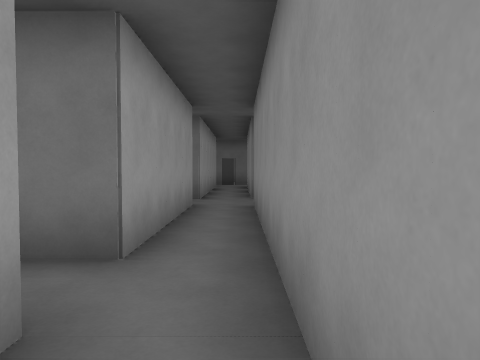
[1] (above)

16 first-person views from a walk through a 3-D level made in the Godot game engine. The camera is 1.5 m above the floor, tilts 2° down and sees 70° across. The floor is counted in squares, 2 m on a side. Each view is taken from the middle of a square. On the plan, view 1 faces up. The plan holds only what a view shows up to about 11 squares ahead; the rest is blank. The place goes on beyond the plan.

[2]
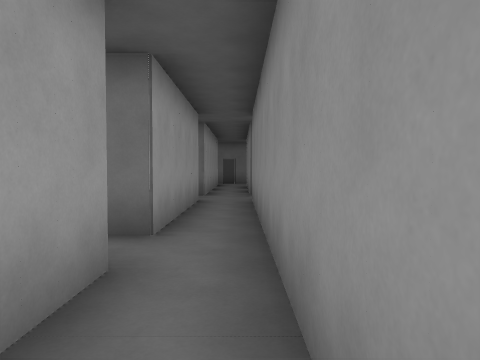

[3]
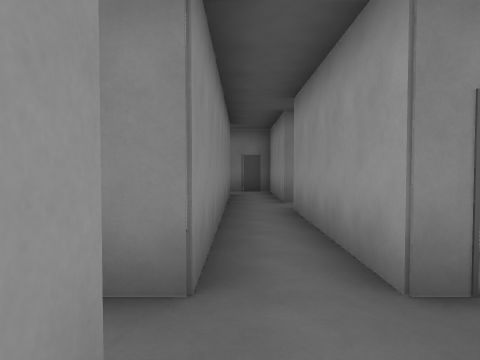

[4]
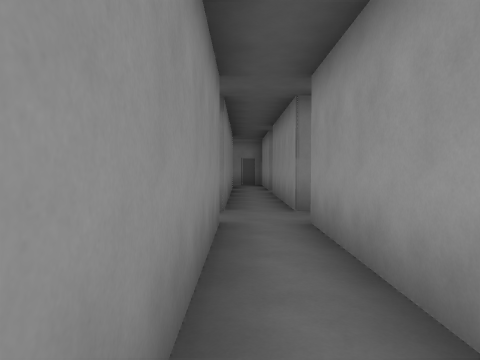

[5]
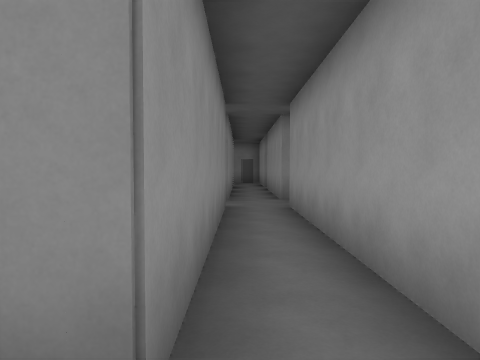

[6]
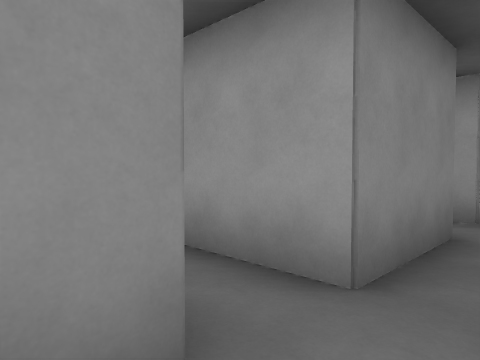

[7]
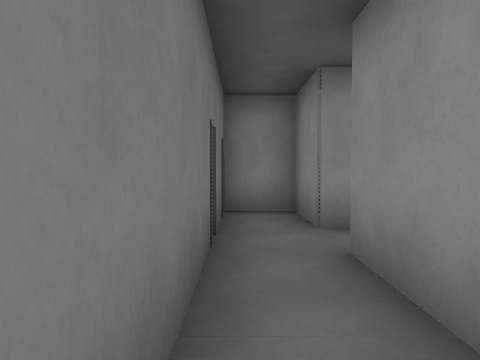

[8]
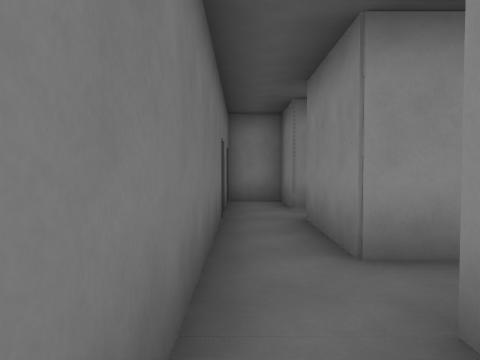

[9]
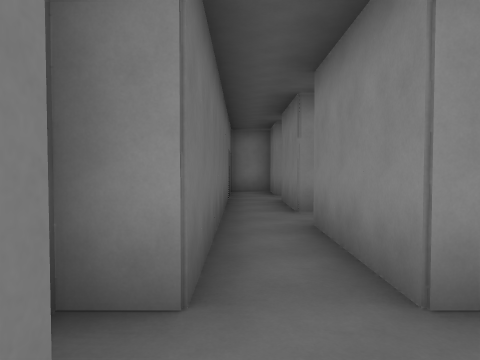

[10]
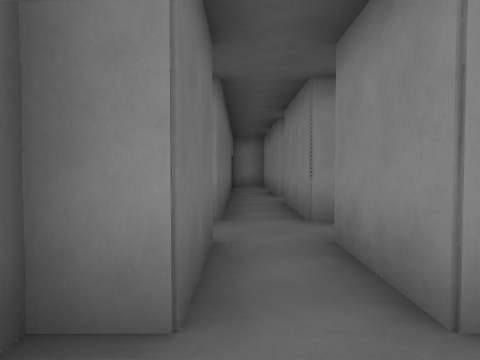

[11]
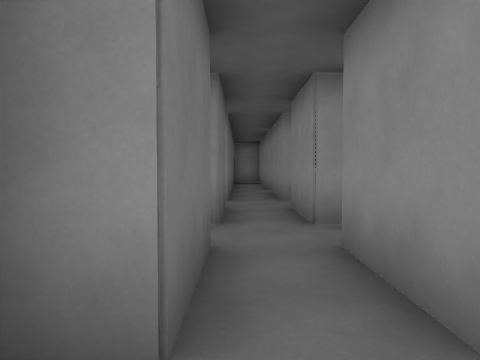

[12]
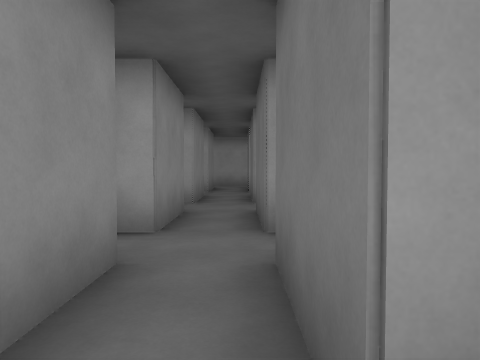

[13]
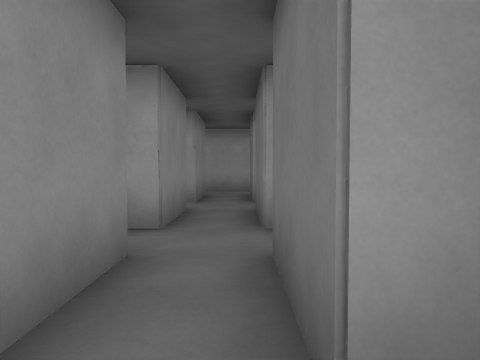

[14]
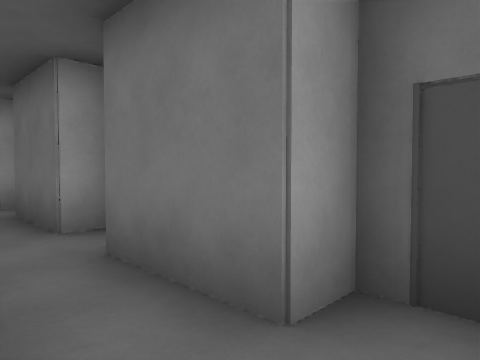

[15]
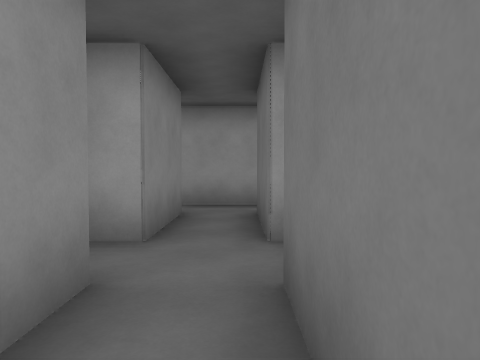

[16]
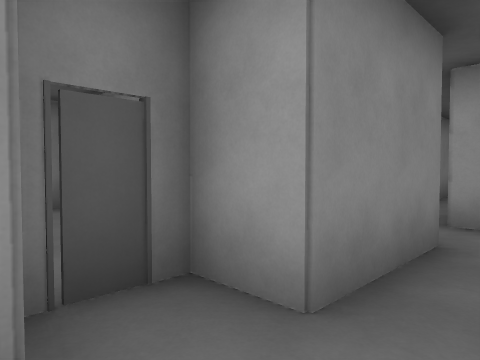

### Floor plan
Ten units are one square. View 1 is at (0, 0); x grows to the right and y downward. Boxes are objects, and circles mark ways between rooms. Rooms are numbered by the first view taken in them; rooms with no view inside come last. Other rooms are left out.
<svg viewBox="-225 -165 250 190">
<path fill="none" stroke="#000" d="M3 6 3 -16M-10 -15 -10 20 4 20M3 -82 3 -140M-10 -140 -10 -82M3 -70 9 -70M-32 -140 -10 -140M3 -140 20 -140 20 -154M11 -153 -45 -153M-72 -136 -72 -140 -45 -140M-45 -153 -72 -153 -72 -160M-105 -136 -105 -140 -85 -140M-85 -153 -105 -153 -105 -160M-138 -140 -118 -140M-116 -153 -137 -153 -137 -160M-150 -140 -150 -135M-170 -140 -150 -140M-182 -159 -182 -153M-182 -140 -182 -135M-142 -160 -150 -160 -150 -153 -170 -153M-202 -140 -182 -140M-215 -140 -215 -130 -204 -130M-182 -153 -202 -153M-10 -70 -10 -28M3 -16 3 -70"/>
<circle cx="0" cy="-20" r="3" fill="#2a7"/>
<circle cx="0" cy="-150" r="3" fill="#2a7"/>
<circle cx="0" cy="-70" r="3" fill="#2a7"/>
<circle cx="-50" cy="-150" r="3" fill="#2a7"/>
<circle cx="-90" cy="-150" r="3" fill="#2a7"/>
<circle cx="-120" cy="-150" r="3" fill="#2a7"/>
<circle cx="-150" cy="-150" r="3" fill="#2a7"/>
<circle cx="-190" cy="-150" r="3" fill="#2a7"/>
<text x="0" y="0">1</text>
<text x="0" y="-110">2</text>
<text x="-20" y="-150">3</text>
<text x="-70" y="-150">4</text>
<text x="-100" y="-150">5</text>
<text x="-130" y="-150">6</text>
<text x="-170" y="-150">7</text>
<text x="-200" y="-150">8</text>
<text x="0" y="-50">9</text>
</svg>
Room 1 opens to room 9. Room 2 opens to room 3. Room 2 opens to room 9. Room 3 opens to room 4. Room 4 opens to room 5. Room 5 opens to room 6. Room 6 opens to room 7. Room 7 opens to room 8.

Where each view was taken, in squares from view 1:
view 1: 0 up, 0 right, facing up
view 2: 1 down, 0 right, facing up
view 3: 9 up, 0 right, facing down
view 4: 13 up, 0 right, facing down
view 5: 15 up, 0 right, facing down
view 6: 15 up, 1 right, facing down-left
view 7: 15 up, 4 left, facing right
view 8: 15 up, 6 left, facing right
view 9: 15 up, 9 left, facing right
view 10: 15 up, 12 left, facing right
view 11: 15 up, 15 left, facing right
view 12: 15 up, 11 left, facing left
view 13: 15 up, 14 left, facing left
view 14: 14 up, 14 left, facing up-left
view 15: 15 up, 18 left, facing left
view 16: 15 up, 20 left, facing down-left
